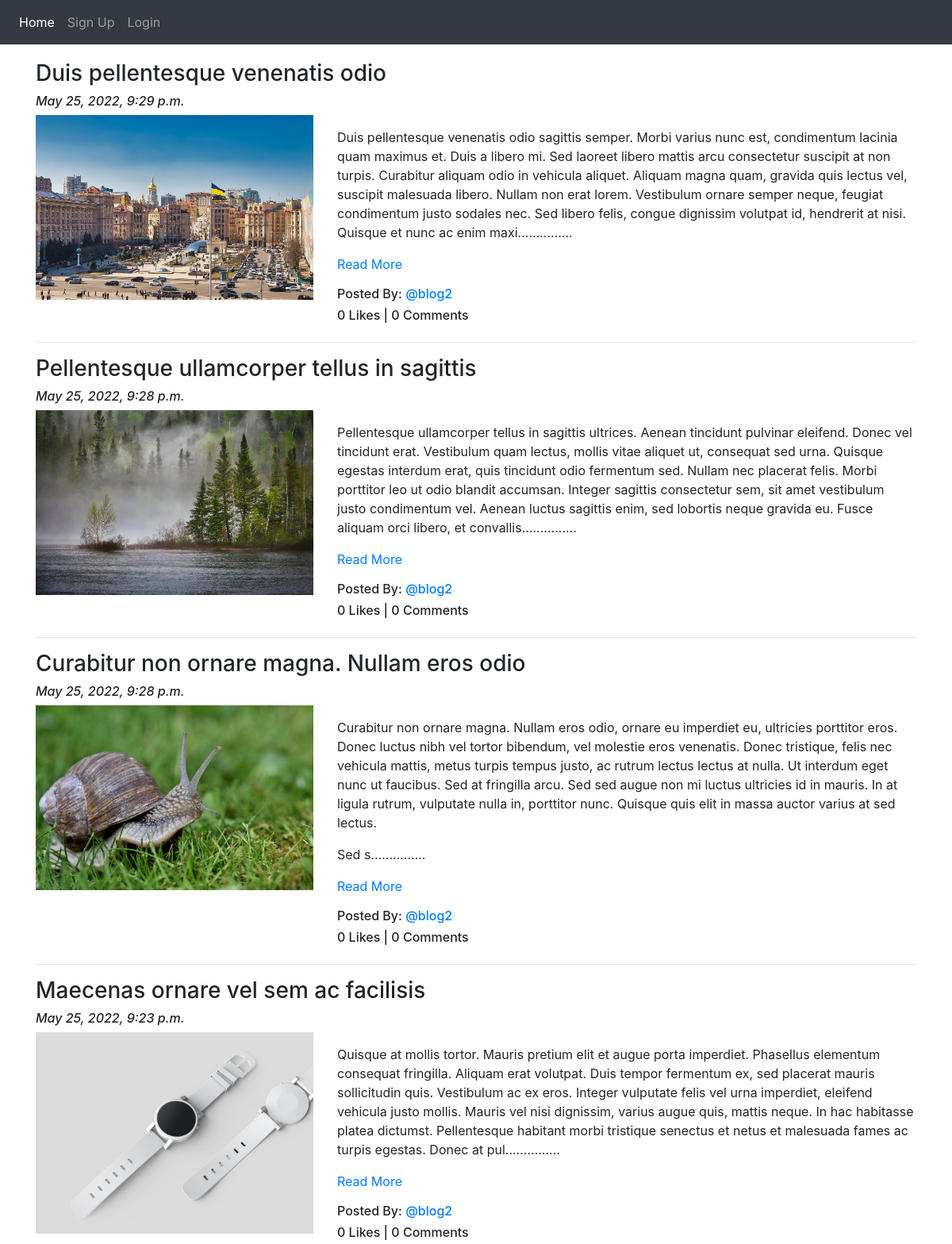
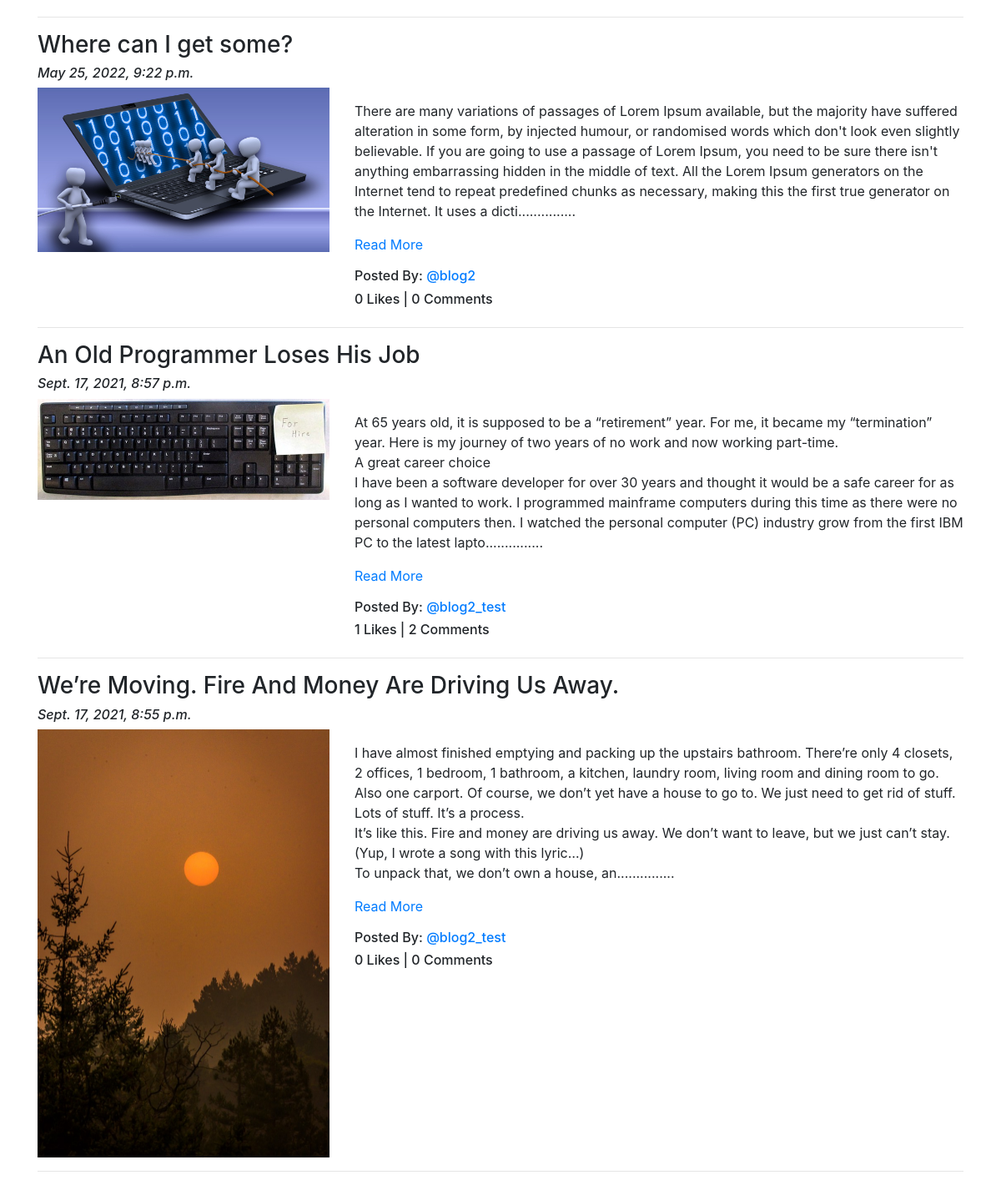
Screenshot of /blog/ with the database file from the repository (2 pictures, top to bottom).
### App_Blog/models.py (models this page shows, shortened)
class Blog(models.Model):
    author = models.ForeignKey(User, on_delete=models.CASCADE, related_name='post_author')
    blog_title = models.CharField(max_length=264, verbose_name="Put a Title")
    slug = models.SlugField(max_length=264, unique=True)
    blog_content = models.TextField(verbose_name="What is on your mind")
    blog_image = models.ImageField(upload_to = 'blog_images', verbose_name='Image')
    publish_date = models.DateTimeField(auto_now_add=True)
    update_date = models.DateTimeField(auto_now=True)
    class Meta:
        ordering = ['-publish_date',]

### App_Blog/views.py (the view)
# urls.py: path('', views.BlogList.as_view(), name='blog_list'),
class BlogList(ListView):
    context_object_name = 'blogs'
    model = Blog
    template_name = 'App_Blog/blog_list.html'

### App_Blog/templatetags/custom_filters.py (called while the page is built)
def range_filter(value):
    return value[0:500] + "..............."

### templates/App_Blog/blog_list.html (shortened to what this page needs)
{% extends 'base.html' %}
{% load custom_filters %}
{% block body_block %}
{% for blog in blogs %}
<h3>{{blog.blog_title}}</h3>
<h6><i>{{blog.publish_date}}</i></h6>
<div class="row">
  <div class="col-sm-4">
    <img src="/media/{{blog.blog_image}}" alt="{{blog.blog_title}}" title="{{blog.blog_title}}" width="100%">
  </div>
  <div class="col-sm-8">
    <p>{{blog.blog_content|range_filter|linebreaks}} <a href="{% url 'App_Blog:blog_details' slug=blog.slug %}">Read More</a></p>
    <h6>Posted By: <a href="#">@{{blog.author}}</a></h6>
    <h6>{{blog.liked_blog.count}} Likes | {{blog.blog_comment.count}} Comments</h6>
  </div>
</div>
<hr>
{% endfor %}
{% endblock %}

### templates/base.html (shortened to what this page needs)
<!DOCTYPE html>
<html lang="en" dir="ltr">
  <head>
     <link rel="stylesheet" href="https://stackpath.bootstrapcdn.com/bootstrap/4.4.1/css/bootstrap.min.css">
     <link rel="stylesheet" href="https://use.fontawesome.com/releases/v5.15.4/css/all.css">
  </head>
  <body>
  <nav class="navbar navbar-expand-sm navbar-dark bg-dark">
    <ul class="navbar-nav">
      <li class="nav-item active">
        <a class="nav-link" href="{% url 'index' %}">Home</a>
      </li>
      {% if user.is_authenticated %}
      <div class="nav-item dropdown">
        <a class="nav-link dropdown-toggle" href="#" data-toggle="dropdown">
          @{{ user.username }}
        </a>
        <div class="dropdown-menu">
          <a class="dropdown-item" href="{% url 'App_Blog:create_blog' %}">Write Blog</a>
          <a class="dropdown-item" href="{% url 'App_Blog:my_blogs' %}">My Blogs</a>
          <a class="dropdown-item" href="{% url 'App_Login:profile' %}">Your Profile</a>
          <hr>
          <a class="dropdown-item" href="{% url 'App_Login:logout' %}">Logout</a>
        </div>
      </div>
      {% else %}
      <li class="nav-item">
        <a class="nav-link" href="{% url 'App_Login:signup' %}">Sign Up</a>
      </li>
      <li class="nav-item">
        <a class="nav-link" href="{% url 'App_Login:login' %}">Login</a>
      </li>
      {% endif %}
    </ul>
  </nav>
<div class="container" style="padding-top:20px">
  {% block body_block %}
  {% endblock %}
</div>
  </body>
</html>

### rows the page displays
Blog: blog_title "Duis pellentesque venenatis odio", publish_date "May 25, 2022, 9:29 p.m.", blog_image (picture), blog_content|range_filter "Duis pellentesque venenatis odio sagittis semper. Morbi varius nunc est, condimentum lacinia quam maximus et. Duis a libero mi. Sed laoreet libero mattis arcu consectetur suscipit at non turpis. Curabitur aliquam odio in vehicula aliquet. Aliquam magna quam, gravida quis lectus vel, suscipit malesuada libero. Nullam non erat lorem. Vestibulum ornare semper neque, feugiat condimentum justo sodales nec. Sed libero felis, congue dignissim volutpat id, hendrerit at nisi. Quisque et nunc ac enim maxi...............", author "blog2", liked_blog.count "0", blog_comment.count "0"
Blog: blog_title "Pellentesque ullamcorper tellus in sagittis", publish_date "May 25, 2022, 9:28 p.m.", blog_image (picture), blog_content|range_filter "Pellentesque ullamcorper tellus in sagittis ultrices. Aenean tincidunt pulvinar eleifend. Donec vel tincidunt erat. Vestibulum quam lectus, mollis vitae aliquet ut, consequat sed urna. Quisque egestas interdum erat, quis tincidunt odio fermentum sed. Nullam nec placerat felis. Morbi porttitor leo ut odio blandit accumsan. Integer sagittis consectetur sem, sit amet vestibulum justo condimentum vel. Aenean luctus sagittis enim, sed lobortis neque gravida eu. Fusce aliquam orci libero, et convallis...............", author "blog2", liked_blog.count "0", blog_comment.count "0"
Blog: blog_title "Curabitur non ornare magna. Nullam eros odio", publish_date "May 25, 2022, 9:28 p.m.", blog_image (picture), blog_content|range_filter "Curabitur non ornare magna. Nullam eros odio, ornare eu imperdiet eu, ultricies porttitor eros. Donec luctus nibh vel tortor bibendum, vel molestie eros venenatis. Donec tristique, felis nec vehicula mattis, metus turpis tempus justo, ac rutrum lectus lectus at nulla. Ut interdum eget nunc ut faucibus. Sed at fringilla arcu. Sed sed augue non mi luctus ultricies id in mauris. In at ligula rutrum, vulputate nulla in, porttitor nunc. Quisque quis elit in massa auctor varius at sed lectus. Sed s...............", author "blog2", liked_blog.count "0", blog_comment.count "0"
Blog: blog_title "Maecenas ornare vel sem ac facilisis", publish_date "May 25, 2022, 9:23 p.m.", blog_image (picture), blog_content|range_filter "Quisque at mollis tortor. Mauris pretium elit et augue porta imperdiet. Phasellus elementum consequat fringilla. Aliquam erat volutpat. Duis tempor fermentum ex, sed placerat mauris sollicitudin quis. Vestibulum ac ex eros. Integer vulputate felis vel urna imperdiet, eleifend vehicula justo mollis. Mauris vel nisi dignissim, varius augue quis, mattis neque. In hac habitasse platea dictumst. Pellentesque habitant morbi tristique senectus et netus et malesuada fames ac turpis egestas. Donec at pul...............", author "blog2", liked_blog.count "0", blog_comment.count "0"
Blog: blog_title "Where can I get some?", publish_date "May 25, 2022, 9:22 p.m.", blog_image (picture), blog_content|range_filter "There are many variations of passages of Lorem Ipsum available, but the majority have suffered alteration in some form, by injected humour, or randomised words which don't look even slightly believable. If you are going to use a passage of Lorem Ipsum, you need to be sure there isn't anything embarrassing hidden in the middle of text. All the Lorem Ipsum generators on the Internet tend to repeat predefined chunks as necessary, making this the first true generator on the Internet. It uses a dicti...............", author "blog2", liked_blog.count "0", blog_comment.count "0"
Blog: blog_title "An Old Programmer Loses His Job", publish_date "Sept. 17, 2021, 8:57 p.m.", blog_image (picture), blog_content|range_filter "At 65 years old, it is supposed to be a “retirement” year. For me, it became my “termination” year. Here is my journey of two years of no work and now working part-time. A great career choice I have been a software developer for over 30 years and thought it would be a safe career for as long as I wanted to work. I programmed mainframe computers during this time as there were no personal computers then. I watched the personal computer (PC) industry grow from the first IBM PC to the latest lapto...............", author "blog2_test", liked_blog.count "1", blog_comment.count "2"
Blog: blog_title "We’re Moving. Fire And Money Are Driving Us Away.", publish_date "Sept. 17, 2021, 8:55 p.m.", blog_image (picture), blog_content|range_filter "I have almost finished emptying and packing up the upstairs bathroom. There’re only 4 closets, 2 offices, 1 bedroom, 1 bathroom, a kitchen, laundry room, living room and dining room to go. Also one carport. Of course, we don’t yet have a house to go to. We just need to get rid of stuff. Lots of stuff. It’s a process. It’s like this. Fire and money are driving us away. We don’t want to leave, but we just can’t stay. (Yup, I wrote a song with this lyric…) To unpack that, we don’t own a house, an...............", author "blog2_test", liked_blog.count "0", blog_comment.count "0"
